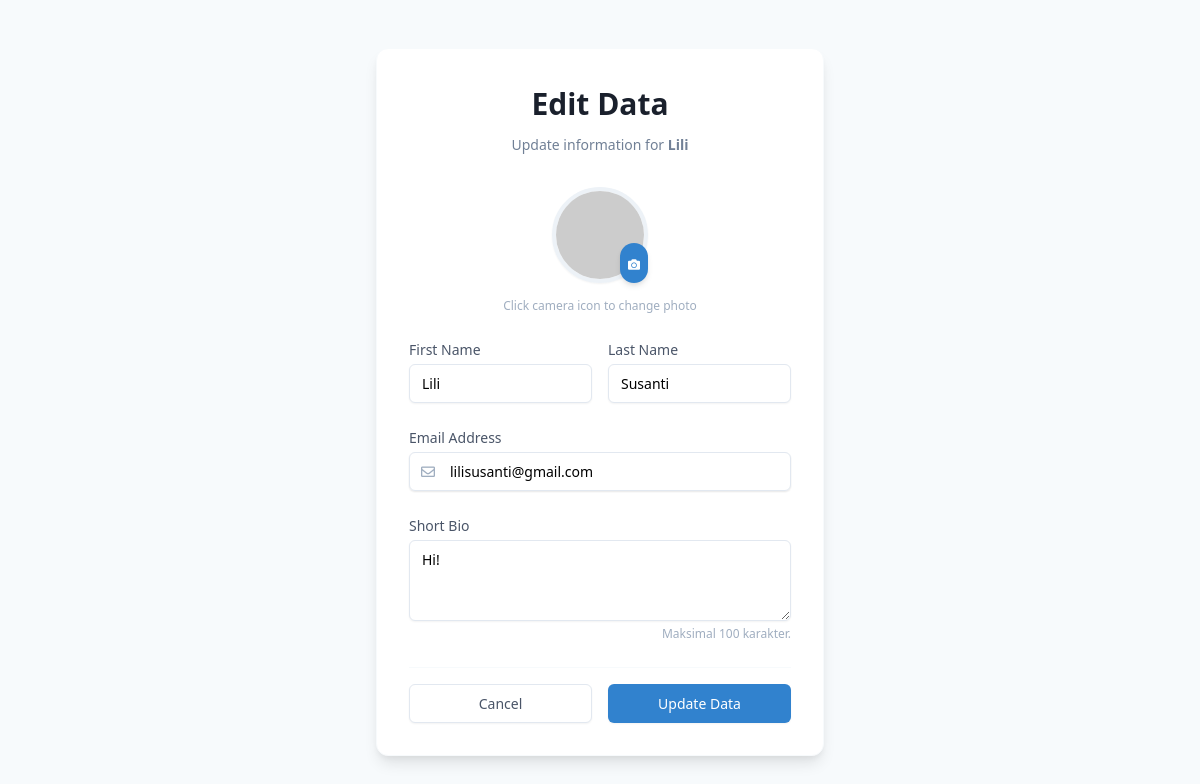
Page /php-login-register/Dashboard/edit.php?editid=8 on the committed database.
### tables this page shows
CREATE TABLE `users` (
  `id` int(100) NOT NULL,
  `profilepic` varchar(100) NOT NULL,
  `first_name` varchar(100) NOT NULL,
  `last_name` varchar(100) NOT NULL,
  `email` varchar(100) NOT NULL,
  `bio` varchar(100) NOT NULL
);

### php-login-register/Dashboard/edit.php (the view, shortened to what this page needs)
<?php
include('dbconnection.php');
?>
<!DOCTYPE html>
<html lang="en">
<head>
    <link href="https://unpkg.com/tailwindcss@^1.0/dist/tailwind.min.css" rel="stylesheet">
    <link rel="stylesheet" href="https://cdnjs.cloudflare.com/ajax/libs/font-awesome/5.15.3/css/all.min.css">
</head>
<body class="bg-gray-100 font-sans leading-normal tracking-normal">
    <div class="min-h-screen flex items-center justify-center py-12 px-4 sm:px-6 lg:px-8">
        <div class="max-w-md w-full bg-white p-8 rounded-xl shadow-lg border border-gray-100">
            <?php
            $eid = $_GET['editid'];
            $ret = mysqli_query($con, "select * from users where id='$eid'");
            while ($row = mysqli_fetch_array($ret)) {
            ?>
            <div class="mb-8 text-center">
                <h2 class="text-3xl font-extrabold text-gray-900">
                    Edit Data
                </h2>
                <p class="mt-2 text-sm text-gray-600">
                    Update information for <strong><?php echo $row['first_name']; ?></strong>
                </p>
            </div>
            <form class="space-y-6" method="POST">
                <div class="flex items-center justify-center mb-6">
                    <div class="text-center">
                        <div class="relative inline-block">
                            <?php
                                $picPath = "profilepics/" . $row['profilepic'];
                                if(!empty($row['profilepic']) && file_exists($picPath)) {
                                    echo '<img src="'.$picPath.'" class="h-24 w-24 rounded-full object-cover border-4 border-gray-200 shadow-sm">';
                                } else {
                                    echo '<img src="https://ui-avatars.com/api/?name='.urlencode($row['first_name']).'" class="h-24 w-24 rounded-full border-4 border-gray-200 shadow-sm">';
                                }
                            ?>
                            <a href="change-image.php?userid=<?php echo $row['id'];?>" class="absolute bottom-0 right-0 bg-blue-600 hover:bg-blue-700 text-white p-2 rounded-full shadow-md transition duration-150" title="Change Photo">
                                <i class="fas fa-camera text-xs"></i>
                            </a>
                        </div>
                        <p class="text-xs text-gray-500 mt-2">Click camera icon to change photo</p>
                    </div>
                </div>
                <div class="flex gap-4">
                    <div class="w-1/2">
                        <label for="fname" class="block text-sm font-medium text-gray-700 mb-1">First Name</label>
                        <input type="text" name="fname" value="<?php echo $row['first_name'];?>" required
                               class="appearance-none block w-full px-3 py-2 border border-gray-300 rounded-md shadow-sm placeholder-gray-400 focus:outline-none focus:ring-blue-500 focus:border-blue-500 sm:text-sm">
                    </div>
                    <div class="w-1/2">
                        <label for="lname" class="block text-sm font-medium text-gray-700 mb-1">Last Name</label>
                        <input type="text" name="lname" value="<?php echo $row['last_name'];?>" required
                               class="appearance-none block w-full px-3 py-2 border border-gray-300 rounded-md shadow-sm placeholder-gray-400 focus:outline-none focus:ring-blue-500 focus:border-blue-500 sm:text-sm">
                    </div>
                </div>
                <div>
                    <label for="email" class="block text-sm font-medium text-gray-700 mb-1">Email Address</label>
                    <div class="relative rounded-md shadow-sm">
                        <div class="absolute inset-y-0 left-0 pl-3 flex items-center pointer-events-none">
                            <span class="text-gray-500 sm:text-sm"><i class="far fa-envelope"></i></span>
                        </div>
                        <input type="email" name="email" value="<?php echo $row['email'];?>" required
                               class="pl-10 appearance-none block w-full px-3 py-2 border border-gray-300 rounded-md shadow-sm placeholder-gray-400 focus:outline-none focus:ring-blue-500 focus:border-blue-500 sm:text-sm">
                    </div>
                </div>
                <div>
                    <label for="bio" class="block text-sm font-medium text-gray-700 mb-1">Short Bio</label>
                    <textarea name="bio" rows="3" required maxlength="100"
                              class="appearance-none block w-full px-3 py-2 border border-gray-300 rounded-md shadow-sm placeholder-gray-400 focus:outline-none focus:ring-blue-500 focus:border-blue-500 sm:text-sm"><?php echo $row['bio'];?></textarea>
                    <p class="text-xs text-gray-500 mt-1 text-right">Maksimal 100 karakter.</p>
                </div>
                <div class="flex items-center justify-between gap-4 mt-8 pt-4 border-t border-gray-100">
                    <a href="index.php" class="w-1/2 flex justify-center py-2 px-4 border border-gray-300 rounded-md shadow-sm text-sm font-medium text-gray-700 bg-white hover:bg-gray-50 focus:outline-none focus:ring-2 focus:ring-offset-2 focus:ring-indigo-500 text-decoration-none transition duration-150">
                        Cancel
                    </a>
                    <button type="submit" name="submit" class="w-1/2 flex justify-center py-2 px-4 border border-transparent rounded-md shadow-sm text-sm font-medium text-white bg-blue-600 hover:bg-blue-700 focus:outline-none focus:ring-2 focus:ring-offset-2 focus:ring-blue-500 transition duration-150">
                        Update Data
                    </button>
                </div>
            </form>
            <?php } ?>
        </div>
    </div>
</body>
</html>

### php-login-register/Dashboard/edit.php (style rules this page uses)
body { font-family: 'Inter', sans-serif; }

### rows in the picture
users: first_name "Lili", fname "Lili", lname "Susanti", email "lilisusanti@gmail.com", bio "Hi!"
